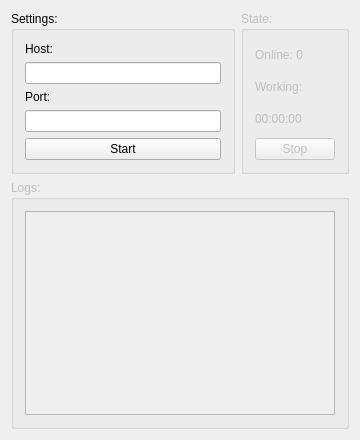
<?xml version="1.0" encoding="UTF-8"?>
<ui version="4.0">
 <class>Server</class>
 <widget class="QDialog" name="Server">
  <property name="geometry">
   <rect>
    <x>0</x>
    <y>0</y>
    <width>360</width>
    <height>440</height>
   </rect>
  </property>
  <property name="minimumSize">
   <size>
    <width>360</width>
    <height>440</height>
   </size>
  </property>
  <property name="windowTitle">
   <string>Server</string>
  </property>
  <layout class="QGridLayout" name="gridLayout">
   <item row="0" column="1">
    <widget class="QGroupBox" name="gB_state">
     <property name="enabled">
      <bool>false</bool>
     </property>
     <property name="title">
      <string>State:</string>
     </property>
     <layout class="QVBoxLayout" name="verticalLayout_2">
      <item>
       <widget class="QLabel" name="l_online">
        <property name="text">
         <string>Online: 0</string>
        </property>
       </widget>
      </item>
      <item>
       <widget class="QLabel" name="label_5">
        <property name="text">
         <string>Working:</string>
        </property>
       </widget>
      </item>
      <item>
       <widget class="QLabel" name="l_time">
        <property name="text">
         <string>00:00:00</string>
        </property>
       </widget>
      </item>
      <item>
       <widget class="QPushButton" name="pB_stop">
        <property name="text">
         <string>Stop</string>
        </property>
       </widget>
      </item>
     </layout>
    </widget>
   </item>
   <item row="0" column="0">
    <widget class="QGroupBox" name="gB_settings">
     <property name="title">
      <string>Settings:</string>
     </property>
     <layout class="QVBoxLayout" name="verticalLayout">
      <item>
       <widget class="QLabel" name="label">
        <property name="text">
         <string>Host:</string>
        </property>
       </widget>
      </item>
      <item>
       <widget class="QLineEdit" name="lE_host"/>
      </item>
      <item>
       <widget class="QLabel" name="label_2">
        <property name="text">
         <string>Port:</string>
        </property>
       </widget>
      </item>
      <item>
       <widget class="QLineEdit" name="lE_port"/>
      </item>
      <item>
       <widget class="QPushButton" name="pB_start">
        <property name="text">
         <string>Start</string>
        </property>
       </widget>
      </item>
     </layout>
    </widget>
   </item>
   <item row="1" column="0" colspan="2">
    <widget class="QGroupBox" name="gB_logs">
     <property name="enabled">
      <bool>false</bool>
     </property>
     <property name="title">
      <string>Logs:</string>
     </property>
     <layout class="QGridLayout" name="gridLayout_2">
      <item row="0" column="0">
       <widget class="QListWidget" name="lW_logs"/>
      </item>
     </layout>
    </widget>
   </item>
  </layout>
 </widget>
 <layoutdefault spacing="6" margin="11"/>
 <resources/>
 <connections/>
</ui>
